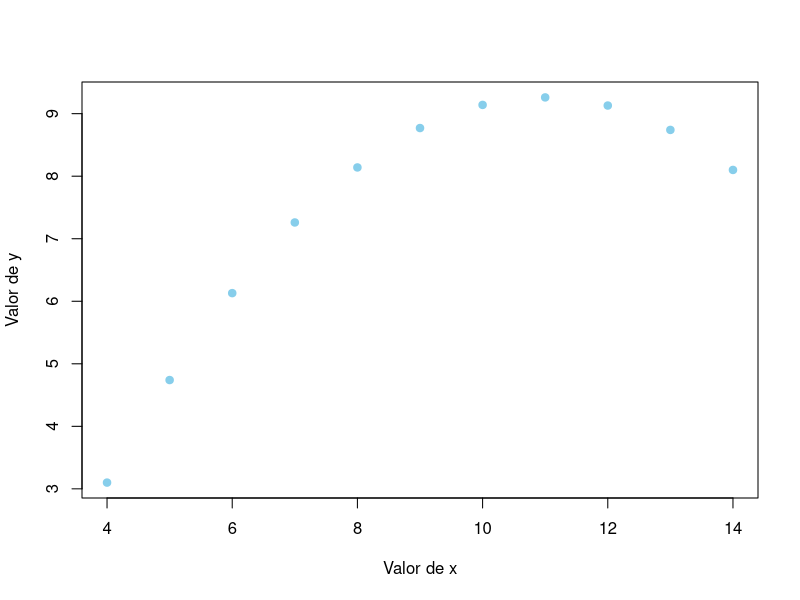

Here is the R script that generated this plot:
# Diego David Flores Cadena
# 25/09/2023
# Matricula: 2070509


# Crear base de datos -----------------------------------------------------

x<-c(10.0, 8.0, 13.0, 9.0, 11.0, 14.0, 6.0, 4.0, 12.0, 7.0, 5.0)
y<-c(9.14, 8.14, 8.74, 8.77, 9.26, 8.10, 6.13, 3.10, 9.13, 7.26, 4.74)

d2<-data.frame(x, y)


# Estadísticas descriptivas -----------------------------------------------

mean(d2$x):var(d2$x)
mean(d2$y):var(d2$y)


# Aplicar correlación -----------------------------------------------------

cor.test(d2$x, d2$y)


# Gráfica -----------------------------------------------------------------

plot(d2$x, d2$y,
     pch=19,
     xlab = "Valor de x",
     ylab = "Valor de y",
     col="skyblue")
